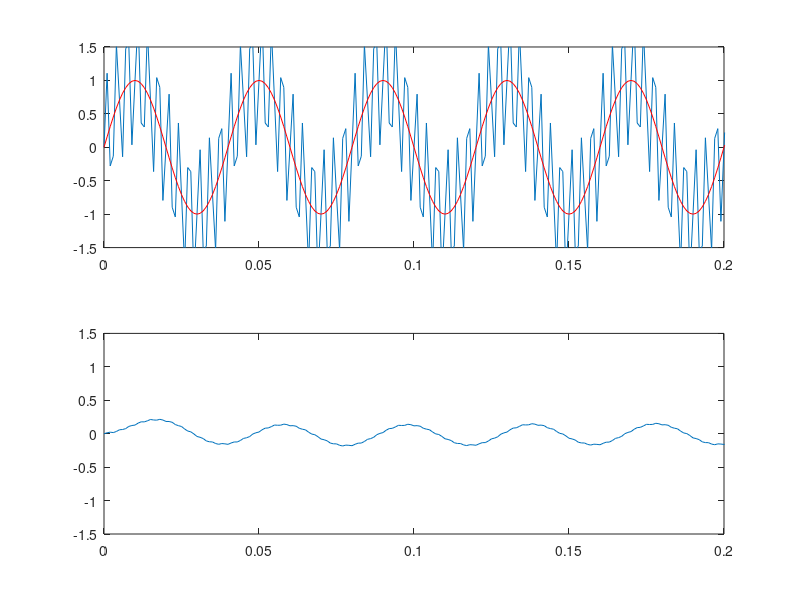

Recreate this plot in MATLAB.
t=(1:1000)*0.001-0.001;
freq=25;T=1/freq;
u=sin(2*pi*freq*t)+sin(2*pi*300*t);
%%%%%
% Bandpass Filter
%            sT
% y(t)=--------------u(t)
%          (1+sT)^2
%%%%%%%
y=lsim(tf([T 0],conv([T 1],[T 1])),u,t);
subplot(2,1,1);plot(t,u,t,sin(2*pi*freq*t),'r');
axis([0 0.2 -1.5 1.5]);
subplot(2,1,2);plot(t,y);
axis([0 0.2 -1.5 1.5]);
